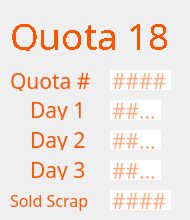
     <widget class="QWidget" name="page_18">
      <widget class="QLabel" name="label_109">
       <property name="geometry">
        <rect>
         <x>30</x>
         <y>100</y>
         <width>61</width>
         <height>20</height>
        </rect>
       </property>
       <property name="font">
        <font>
         <family>IBM 3270</family>
         <pointsize>16</pointsize>
        </font>
       </property>
       <property name="styleSheet">
        <string notr="true">color: rgb(253, 85, 0);
border: none;</string>
       </property>
       <property name="text">
        <string>Day 1</string>
       </property>
      </widget>
      <widget class="QLabel" name="label_110">
       <property name="geometry">
        <rect>
         <x>30</x>
         <y>130</y>
         <width>61</width>
         <height>20</height>
        </rect>
       </property>
       <property name="font">
        <font>
         <family>IBM 3270</family>
         <pointsize>16</pointsize>
        </font>
       </property>
       <property name="styleSheet">
        <string notr="true">color: rgb(253, 85, 0);
border: none;</string>
       </property>
       <property name="text">
        <string>Day 2</string>
       </property>
      </widget>
      <widget class="QLabel" name="label_111">
       <property name="geometry">
        <rect>
         <x>30</x>
         <y>160</y>
         <width>61</width>
         <height>20</height>
        </rect>
       </property>
       <property name="font">
        <font>
         <family>IBM 3270</family>
         <pointsize>16</pointsize>
        </font>
       </property>
       <property name="styleSheet">
        <string notr="true">color: rgb(253, 85, 0);
border: none;</string>
       </property>
       <property name="text">
        <string>Day 3</string>
       </property>
      </widget>
      <widget class="QLineEdit" name="q18d2">
       <property name="geometry">
        <rect>
         <x>110</x>
         <y>130</y>
         <width>51</width>
         <height>20</height>
        </rect>
       </property>
       <property name="font">
        <font>
         <family>IBM 3270</family>
         <pointsize>16</pointsize>
        </font>
       </property>
       <property name="styleSheet">
        <string notr="true">color: rgb(253, 85, 0);
border: none;</string>
       </property>
       <property name="maxLength">
        <number>4</number>
       </property>
       <property name="placeholderText">
        <string>####</string>
       </property>
      </widget>
      <widget class="QLineEdit" name="q18d3">
       <property name="geometry">
        <rect>
         <x>110</x>
         <y>160</y>
         <width>51</width>
         <height>20</height>
        </rect>
       </property>
       <property name="font">
        <font>
         <family>IBM 3270</family>
         <pointsize>16</pointsize>
        </font>
       </property>
       <property name="styleSheet">
        <string notr="true">color: rgb(253, 85, 0);
border: none;</string>
       </property>
       <property name="maxLength">
        <number>4</number>
       </property>
       <property name="placeholderText">
        <string>####</string>
       </property>
      </widget>
      <widget class="QLineEdit" name="q18d1">
       <property name="geometry">
        <rect>
         <x>110</x>
         <y>100</y>
         <width>51</width>
         <height>20</height>
        </rect>
       </property>
       <property name="font">
        <font>
         <family>IBM 3270</family>
         <pointsize>16</pointsize>
         <weight>50</weight>
         <bold>false</bold>
        </font>
       </property>
       <property name="styleSheet">
        <string notr="true">color: rgb(253, 85, 0);
border: none;</string>
       </property>
       <property name="inputMethodHints">
        <set>Qt::ImhNone</set>
       </property>
       <property name="text">
        <string/>
       </property>
       <property name="maxLength">
        <number>4</number>
       </property>
       <property name="readOnly">
        <bool>false</bool>
       </property>
       <property name="placeholderText">
        <string>####</string>
       </property>
      </widget>
      <widget class="QLabel" name="label_112">
       <property name="geometry">
        <rect>
         <x>10</x>
         <y>70</y>
         <width>81</width>
         <height>21</height>
        </rect>
       </property>
       <property name="font">
        <font>
         <family>IBM 3270</family>
         <pointsize>16</pointsize>
        </font>
       </property>
       <property name="styleSheet">
        <string notr="true">color: rgb(253, 85, 0);</string>
       </property>
       <property name="text">
        <string>Quota #</string>
       </property>
      </widget>
      <widget class="QLabel" name="label_113">
       <property name="geometry">
        <rect>
         <x>10</x>
         <y>10</y>
         <width>171</width>
         <height>41</height>
        </rect>
       </property>
       <property name="sizePolicy">
        <sizepolicy hsizetype="Fixed" vsizetype="Fixed">
         <horstretch>0</horstretch>
         <verstretch>0</verstretch>
        </sizepolicy>
       </property>
       <property name="font">
        <font>
         <family>IBM 3270</family>
         <pointsize>24</pointsize>
         <weight>50</weight>
         <italic>false</italic>
         <bold>false</bold>
         <stylestrategy>NoAntialias</stylestrategy>
        </font>
       </property>
       <property name="styleSheet">
        <string notr="true">font: 24pt &quot;IBM 3270&quot;;
color: rgb(253, 85, 0);</string>
       </property>
       <property name="text">
        <string>&lt;html&gt;&lt;head/&gt;&lt;body&gt;&lt;p&gt;&lt;span style=&quot; font-size:28pt;&quot;&gt;Quota 18&lt;/span&gt;&lt;/p&gt;&lt;/body&gt;&lt;/html&gt;</string>
       </property>
      </widget>
      <widget class="QLineEdit" name="q18">
       <property name="geometry">
        <rect>
         <x>110</x>
         <y>70</y>
         <width>61</width>
         <height>20</height>
        </rect>
       </property>
       <property name="font">
        <font>
         <family>IBM 3270</family>
         <pointsize>16</pointsize>
        </font>
       </property>
       <property name="styleSheet">
        <string notr="true">color: rgb(253, 85, 0);
border: none;</string>
       </property>
       <property name="text">
        <string/>
       </property>
       <property name="maxLength">
        <number>5</number>
       </property>
       <property name="readOnly">
        <bool>false</bool>
       </property>
       <property name="placeholderText">
        <string>####</string>
       </property>
      </widget>
      <widget class="QLabel" name="label_114">
       <property name="geometry">
        <rect>
         <x>10</x>
         <y>190</y>
         <width>91</width>
         <height>21</height>
        </rect>
       </property>
       <property name="font">
        <font>
         <family>IBM 3270</family>
         <pointsize>12</pointsize>
        </font>
       </property>
       <property name="styleSheet">
        <string notr="true">color: rgb(253, 85, 0);
border: none;</string>
       </property>
       <property name="text">
        <string>Sold Scrap</string>
       </property>
      </widget>
      <widget class="QLineEdit" name="q18sold">
       <property name="geometry">
        <rect>
         <x>110</x>
         <y>190</y>
         <width>61</width>
         <height>20</height>
        </rect>
       </property>
       <property name="font">
        <font>
         <family>IBM 3270</family>
         <pointsize>16</pointsize>
        </font>
       </property>
       <property name="styleSheet">
        <string notr="true">color: rgb(253, 85, 0);
border: none;</string>
       </property>
       <property name="maxLength">
        <number>5</number>
       </property>
       <property name="placeholderText">
        <string>####</string>
       </property>
      </widget>
     </widget>
